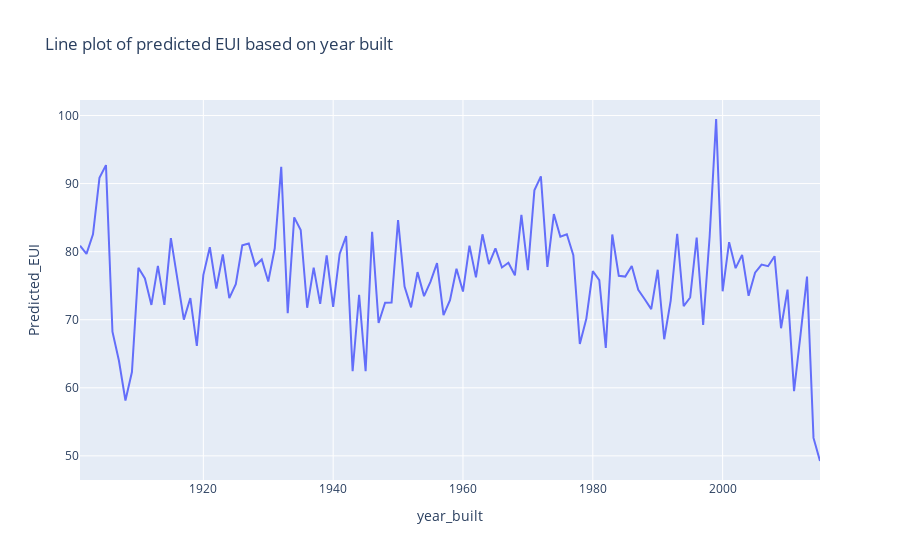

The notebook cell this image was saved under:
### Markdown cell above
###### From the above chart we can clealy see that State 6 has the highest median EUI of 84 units and the largest spread of EUI among its building stock, followed by state 10

### Code cell
# Creating a bar plot using plotly to determine the EUI based on the facility type
Prediction_df_group = Prediction_df.groupby(['year_built']).mean()
Prediction_df_group.reset_index(inplace=True)
Prediction_df_group_year = Prediction_df_group.loc[Prediction_df_group['year_built'] > 1900]
px.line(Prediction_df_group_year, x='year_built', y='Predicted_EUI',
       title ='Line plot of predicted EUI based on year built')

### Figure 1 — Plotly figure (JSON) as saved in the notebook; plotly's stock layout.template omitted (floating-point values rounded to 4 significant figures)
{"data": [{"hovertemplate": "year_built=%{x}<br>Predicted_EUI=%{y}<extra></extra>", "legendgroup": "", "line": {"color": "#636efa", "dash": "solid"}, "marker": {"symbol": "circle"}, "mode": "lines", "name": "", "orientation": "v", "showlegend": false, "type": "scatter", "x": [1901, 1902, 1903, 1904, 1905, 1906, 1907, 1908, 1909, 1910, 1911, 1912, 1913, 1914, 1915, 1916, 1917, 1918, 1919, 1920, 1921, 1922, 1923, 1924, 1925, 1926, 1927, 1928, 1929, 1930, 1931, 1932, 1933, 1934, 1935, 1936, 1937, 1938, 1939, 1940, 1941, 1942, 1943, 1944, 1945, 1946, 1947, 1948, 1949, 1950, 1951, 1952, 1953, 1954, 1955, 1956, 1957, 1958, 1959, 1960, 1961, 1962, 1963, 1964, 1965, 1966, 1967, 1968, 1969, 1970, 1971, 1972, 1973, 1974, 1975, 1976, 1977, 1978, 1979, 1980, 1981, 1982, 1983, 1984, 1985, 1986, 1987, 1988, 1989, 1990, 1991, 1992, 1993, 1994, 1995, 1996, 1997, 1998, 1999, 2000, 2001, 2002, 2003, 2004, 2005, 2006, 2007, 2008, 2009, 2010, 2011, 2012, 2013, 2014, 2015], "xaxis": "x", "y": [80.88, 79.67, 82.54, 90.84, 92.71, 68.24, 63.98, 58.13, 62.31, 77.62, 76.06, 72.17, 77.9, 72.18, 81.98, 75.7, 70.01, 73.19, 66.17, 76.56, 80.66, 74.58, 79.59, 73.18, 75.22, 80.93, 81.21, 77.96, 78.86, 75.61, 80.5, 92.45, 70.97, 85.04, 83.18, 71.76, 77.66, 72.33, 79.45, 71.89, 79.66, 82.29, 62.43, 73.66, 62.45, 82.91, 69.52, 72.5, 72.52, 84.63, 74.87, 71.82, 76.99, 73.47, 75.6, 78.31, 70.68, 72.88, 77.48, 74.13, 80.88, 76.22, 82.55, 78.17, 80.49, 77.68, 78.37, 76.53, 85.4, 77.27, 89.01, 91.06, 77.76, 85.52, 82.19, 82.55, 79.5, 66.44, 70.13, 77.14, 75.82, 65.86, 82.52, 76.46, 76.34, 77.88, 74.39, 73.01, 71.55, 77.34, 67.13, 72.82, 82.63, 71.98, 73.27, 82.08, 69.25, 82.22, 99.49, 74.18, 81.4, 77.58, 79.53, 73.52, 76.91, 78.1, 77.87, 79.33, 68.75, 74.42, 59.51, 67.81, 76.33, 52.64, 49.24], "yaxis": "y"}], "layout": {"legend": {"tracegroupgap": 0}, "title": {"text": "Line plot of predicted EUI based on year built"}, "xaxis": {"anchor": "y", "domain": [0, 1], "title": {"text": "year_built"}}, "yaxis": {"anchor": "x", "domain": [0, 1], "title": {"text": "Predicted_EUI"}}}}
